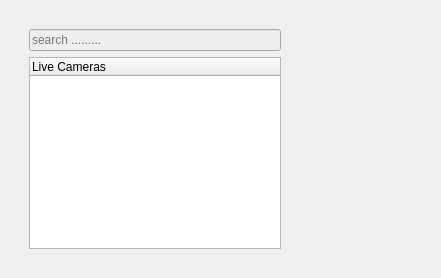
      <widget class="QWidget" name="horizontalTabWidgetPage1">
       <attribute name="icon">
        <iconset>
         <normaloff>Resources/icons/tabicons/icon0.png</normaloff>Resources/icons/tabicons/icon0.png</iconset>
       </attribute>
       <attribute name="title">
        <string>Cameras</string>
       </attribute>
       <layout class="QHBoxLayout" name="horizontalLayout">
        <item>
         <widget class="QFrame" name="gridFrame">
          <layout class="QGridLayout" name="gridLayout_2">
           <item row="0" column="3">
            <spacer name="horizontalSpacer">
             <property name="orientation">
              <enum>Qt::Horizontal</enum>
             </property>
             <property name="sizeType">
              <enum>QSizePolicy::Fixed</enum>
             </property>
             <property name="sizeHint" stdset="0">
              <size>
               <width>100</width>
               <height>20</height>
              </size>
             </property>
            </spacer>
           </item>
           <item row="0" column="0" rowspan="2">
            <widget class="QFrame" name="verticalFrame">
             <property name="maximumSize">
              <size>
               <width>270</width>
               <height>16777215</height>
              </size>
             </property>
             <layout class="QVBoxLayout" name="verticalLayout">
              <item>
               <widget class="QLineEdit" name="lineEdit">
                <property name="styleSheet">
                 <string notr="true">background-color: rgb(238, 238, 236);
color: rgb(0, 0, 0);</string>
                </property>
                <property name="text">
                 <string/>
                </property>
                <property name="placeholderText">
                 <string>search .........</string>
                </property>
               </widget>
              </item>
              <item>
               <widget class="QTreeWidget" name="cam_tree">
                <column>
                 <property name="text">
                  <string>Live Cameras</string>
                 </property>
                </column>
               </widget>
              </item>
             </layout>
            </widget>
           </item>
           <item row="1" column="2">
            <widget class="QFrame" name="frame_2">
             <property name="maximumSize">
              <size>
               <width>16777215</width>
               <height>100</height>
              </size>
             </property>
             <property name="frameShape">
              <enum>QFrame::StyledPanel</enum>
             </property>
             <property name="frameShadow">
              <enum>QFrame::Raised</enum>
             </property>
            </widget>
           </item>
           <item row="0" column="2">
            <widget class="MyLabel" name="front_screen">
             <property name="sizePolicy">
              <sizepolicy hsizetype="Ignored" vsizetype="Ignored">
               <horstretch>0</horstretch>
               <verstretch>0</verstretch>
              </sizepolicy>
             </property>
             <property name="styleSheet">
              <string notr="true">background-color: rgb(0, 0, 0);</string>
             </property>
             <property name="frameShape">
              <enum>QFrame::Panel</enum>
             </property>
             <property name="text">
              <string/>
             </property>
             <property name="pixmap">
              <pixmap>Resources/covers/nocam.jpg</pixmap>
             </property>
            </widget>
           </item>
           <item row="0" column="1">
            <spacer name="horizontalSpacer_2">
             <property name="orientation">
              <enum>Qt::Horizontal</enum>
             </property>
             <property name="sizeType">
              <enum>QSizePolicy::Fixed</enum>
             </property>
             <property name="sizeHint" stdset="0">
              <size>
               <width>25</width>
               <height>20</height>
              </size>
             </property>
            </spacer>
           </item>
          </layout>
         </widget>
        </item>
       </layout>
      </widget>
